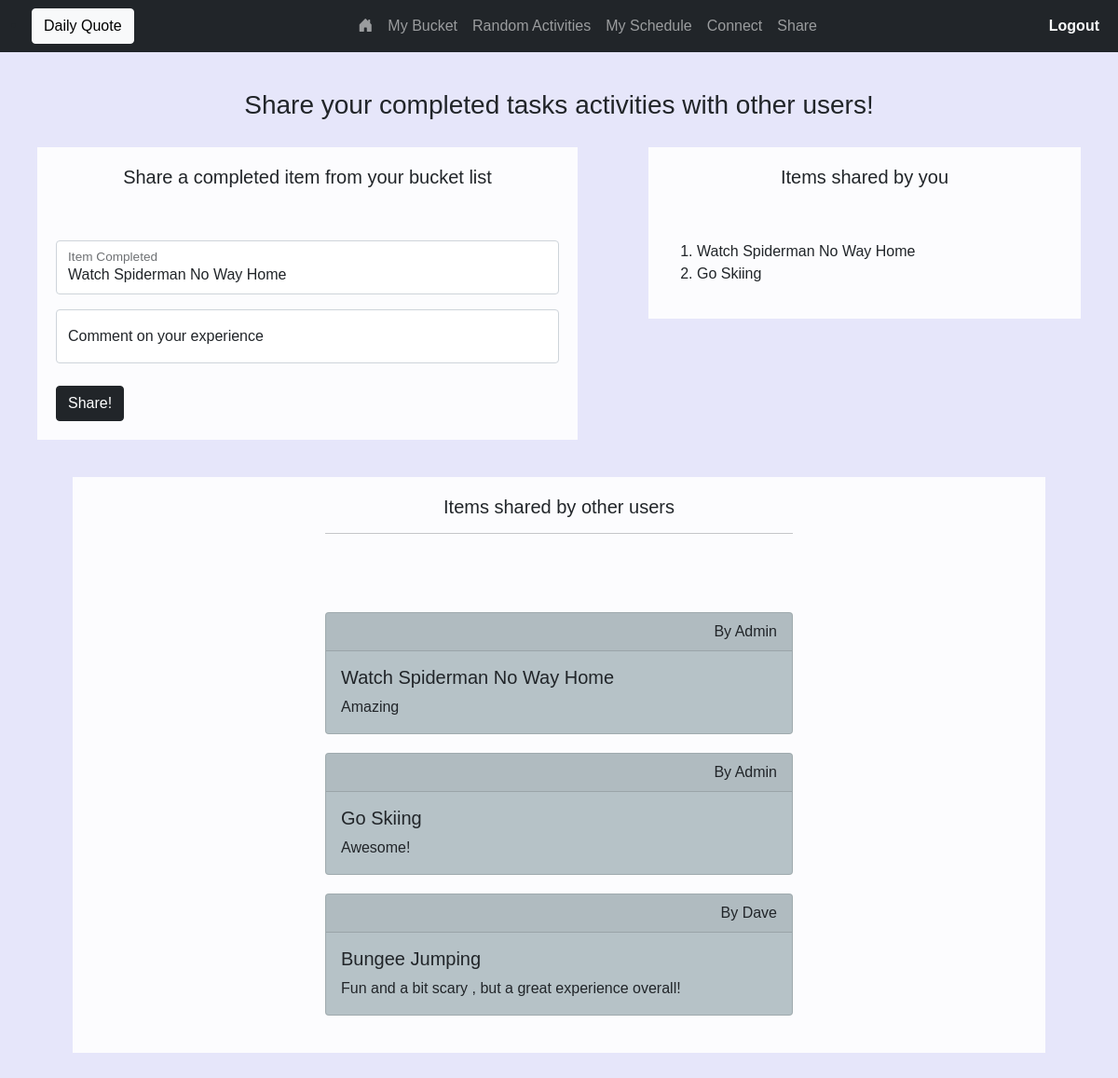
The app's page /share (signed in) with its own data.
### different/models.py (models this page shows, shortened)
class Shared_Items(models.Model):
    username = models.CharField(max_length=250  , default='')
    comment = models.CharField(max_length=500 , default='')
    completed_item = models.CharField(max_length=350 ,default='')

### different/views.py (the view)
# urls.py: path('share' , views.share_completed , name="share"),
@login_required
def share_completed(request):
    if request.method == 'POST':
        item_completed = request.POST['item-completed']
        user_comment = request.POST['user-comment']
        username = request.user.username
        insert = Shared_Items(username= username , comment = user_comment , completed_item = item_completed)
        insert.save()
        return HttpResponseRedirect(reverse("share"))
    else:
        items = Bucket_List.objects.filter(username = request.user.username , status = "completed").all()
        user_shared_items = Shared_Items.objects.filter(username = request.user.username).all()
        all_shared_items = Shared_Items.objects.all()
        return render(request , "different/achievements.html" , {
            'items':items ,
            'shared_items':user_shared_items ,
            'all_shared':all_shared_items
        })

### different/templates/different/achievements.html (shortened to what this page needs)
{% extends 'different/layout.html' %}
{% block body %}
<div class="mx-auto " style="padding: 20px;margin:20px;">
<h1 class="text-center fs-3">Share your completed tasks activities with other users!</h1>
<div class="me-auto" id="form-div-share">
    <h1 class="text-center fs-5">Share a completed item from your bucket list</h1>
    <br><br>
    <form action="{% url 'share' %}" method="post" class="mx-auto">
        <div class="form-floating mb-3">
            <select  name="item-completed" id='item-completed' class="form-control" required >
                {% for item in items %}
                <option value="{{item.item}}" >{{item.item}}</option>
                {% endfor %}
            </select>
            <label for="item-completed">Item Completed</label>
          </div>
          <div class="form-floating">
            <input type="text" class="form-control" id="comment" name="user-comment" placeholder="Comment on your experience." required>
            <label for="comment">Comment on your experience</label>
          </div>
          <br>
          <input type="submit" value="Share!" class="btn btn-dark">
    </form>
</div>
<div class="text-right mr-auto" id="shared_items">
    <h1 class="text-center fs-5">Items shared by you</h1>
    <br><br>
    <ol>
        {% for i in shared_items %}
            <li>{{i.completed_item}}</li>
        {% endfor %}
    </ol>
</div>
<div class="main-div-share text-center mx-auto">
    <h1 class="text-center fs-5">Items shared by other users</h1>
    <hr style="width:50%" class="mx-auto">
    <br></br>
    {% for shared in all_shared %}
    <div class="card text-start mx-auto" id="shared-cards">
        <div class="card-header text-end">
          By {{shared.username}}
        </div>
        <div class="card-body">
          <h5 class="card-title">{{shared.completed_item}}</h5>
          <p class="card-text">{{shared.comment}}</p>
        </div>
      </div>
      {% endfor %}
</div>
</div>
{% endblock %}

### different/static/different/main.css (style rules this page uses)
body { font-family: 'Montserrat', sans-serif; background-color:lavender; }
#form-div-share { background: rgba(255, 255, 255, 0.9); padding:20px; margin:20px; width:50%; display: inline-block; }
#shared_items { background: rgba(255, 255, 255, 0.9); padding:20px; margin:20px; width:40%; float:right }
.main-div-share { background: rgba(255, 255, 255, 0.9); padding:20px; margin:20px; width:90% }
#shared-cards { width:50%; margin:20px; background-color: rgb(182, 194, 199); }

### records on screen
Shared_Items: completed_item "Watch Spiderman No Way Home", username "Admin", comment "Amazing"
Shared_Items: completed_item "Go Skiing", username "Admin", comment "Awesome!"
Shared_Items: username "Dave", completed_item "Bungee Jumping", comment "Fun and a bit scary , but a great experience overall!"

### other values on screen
form field item-completed "Watch Spiderman No Way Home"
